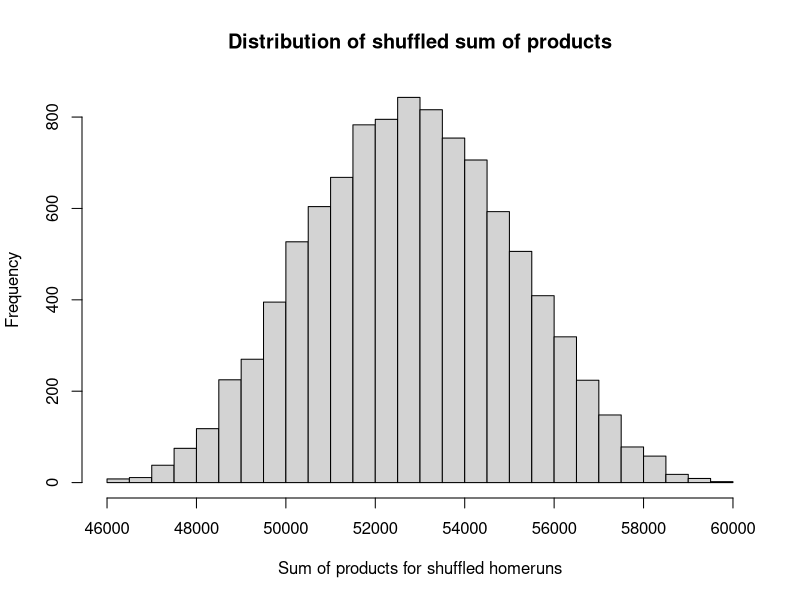

This figure's R source:
## ---- chunk 1
homeruns <- c(14, 20, 0, 38, 9, 38, 22, 31, 33,
              11, 40, 5, 15, 32, 3, 29, 5, 32)
strikeout <- c(135, 153, 120, 161, 138, 175, 126, 200, 205,
               147, 165, 124, 169, 156, 36, 98, 82, 131)
## ---- chunk 2
# The sum of products approach.
actual_sop <- sum(homeruns * strikeout)

n_trials <- 10000
results <- numeric(n_trials)

for (i in 1:n_trials) {
    shuffled_runs <- sample(homeruns)
    fake_sop <- sum(shuffled_runs * strikeout)
    results[i] <- fake_sop
}

hist(results, breaks=25,
     main='Distribution of shuffled sum of products',
     xlab='Sum of products for shuffled homeruns')

k <- sum(results >= actual_sop)
kk <- k / n_trials

message('p shuffled sum of products >= actual: ', round(kk, 3))
